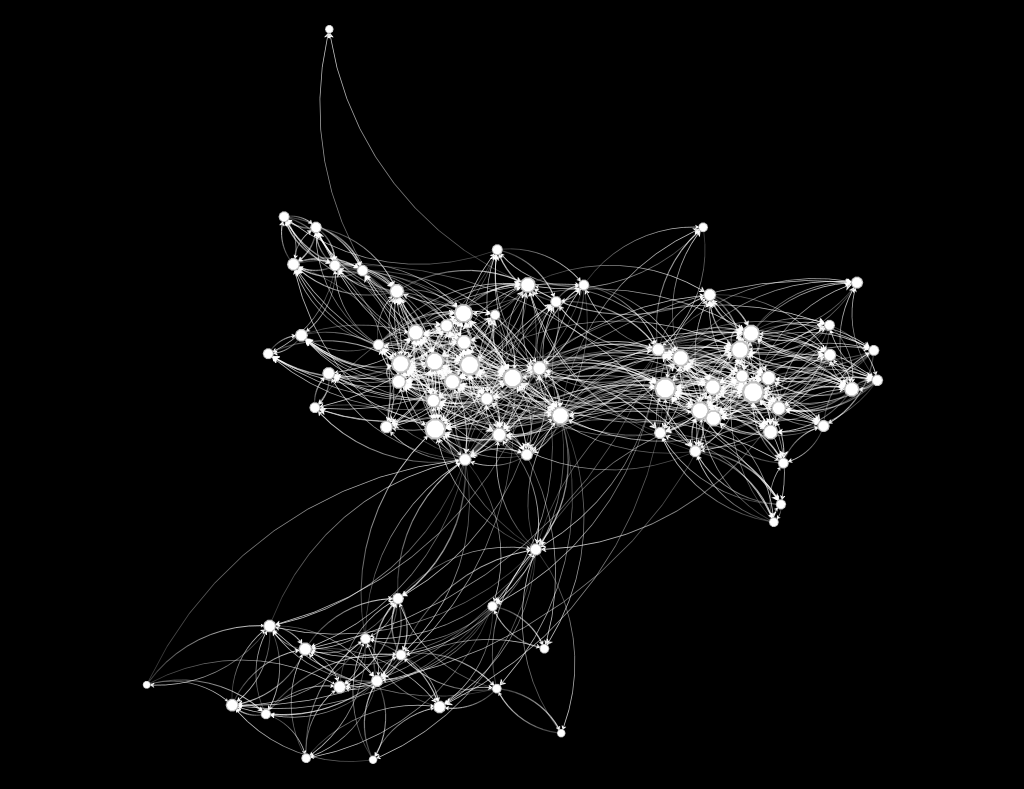

Generate this figure with R:
library(igraph)
library(netplot)
library(igraphdata)

data("UKfaculty")

# col <- V(UKfaculty)$Group

ans <- nplot(UKfaculty, 
      vertex.color = "white", 
      # edge.color = col,
      edge.line.breaks = 10,
      bg.col = "black")

png("netplotfig.png", width = 1024, height = 789)
print(ans)
dev.off()

saveRDS(ans, file = "netplotfig.rds")